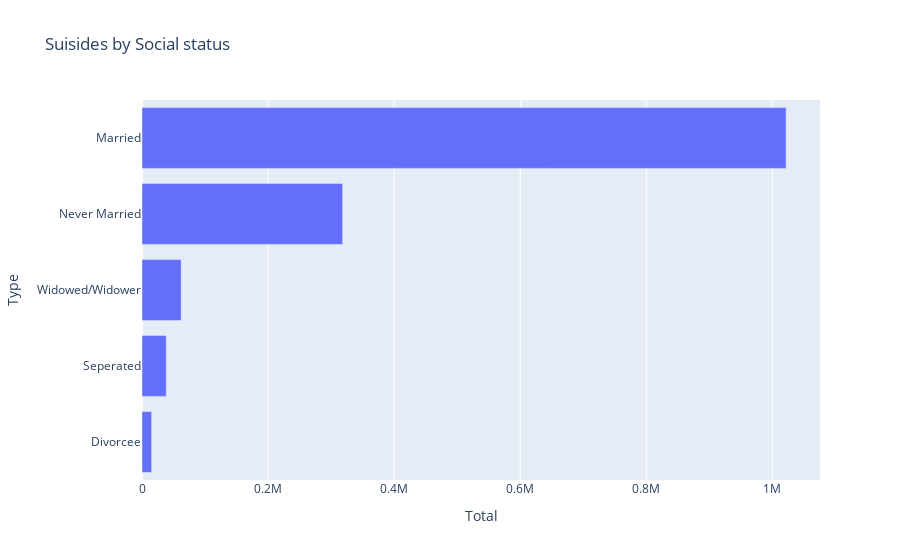

Notebook cell for this chart:
### Code cell
px.bar(data_frame=socialstatofsuiside, y = 'Type', x = 'Total', title ="Suisides by Social status")

### Figure 1 — Plotly figure (JSON) as saved in the notebook; plotly's stock layout.template omitted (floating-point values rounded to 4 significant figures)
{"data": [{"alignmentgroup": "True", "hovertemplate": "Total=%{x}<br>Type=%{y}<extra></extra>", "legendgroup": "", "marker": {"color": "#636efa", "pattern": {"shape": ""}}, "name": "", "offsetgroup": "", "orientation": "h", "showlegend": false, "textposition": "auto", "type": "bar", "x": [15272, 38471, 62113, 318301, 1021774], "xaxis": "x", "y": ["Divorcee", "Seperated", "Widowed/Widower", "Never Married", "Married"], "yaxis": "y"}], "layout": {"barmode": "relative", "legend": {"tracegroupgap": 0}, "title": {"text": "Suisides by Social status"}, "xaxis": {"anchor": "y", "domain": [0, 1], "title": {"text": "Total"}}, "yaxis": {"anchor": "x", "domain": [0, 1], "title": {"text": "Type"}}}}
